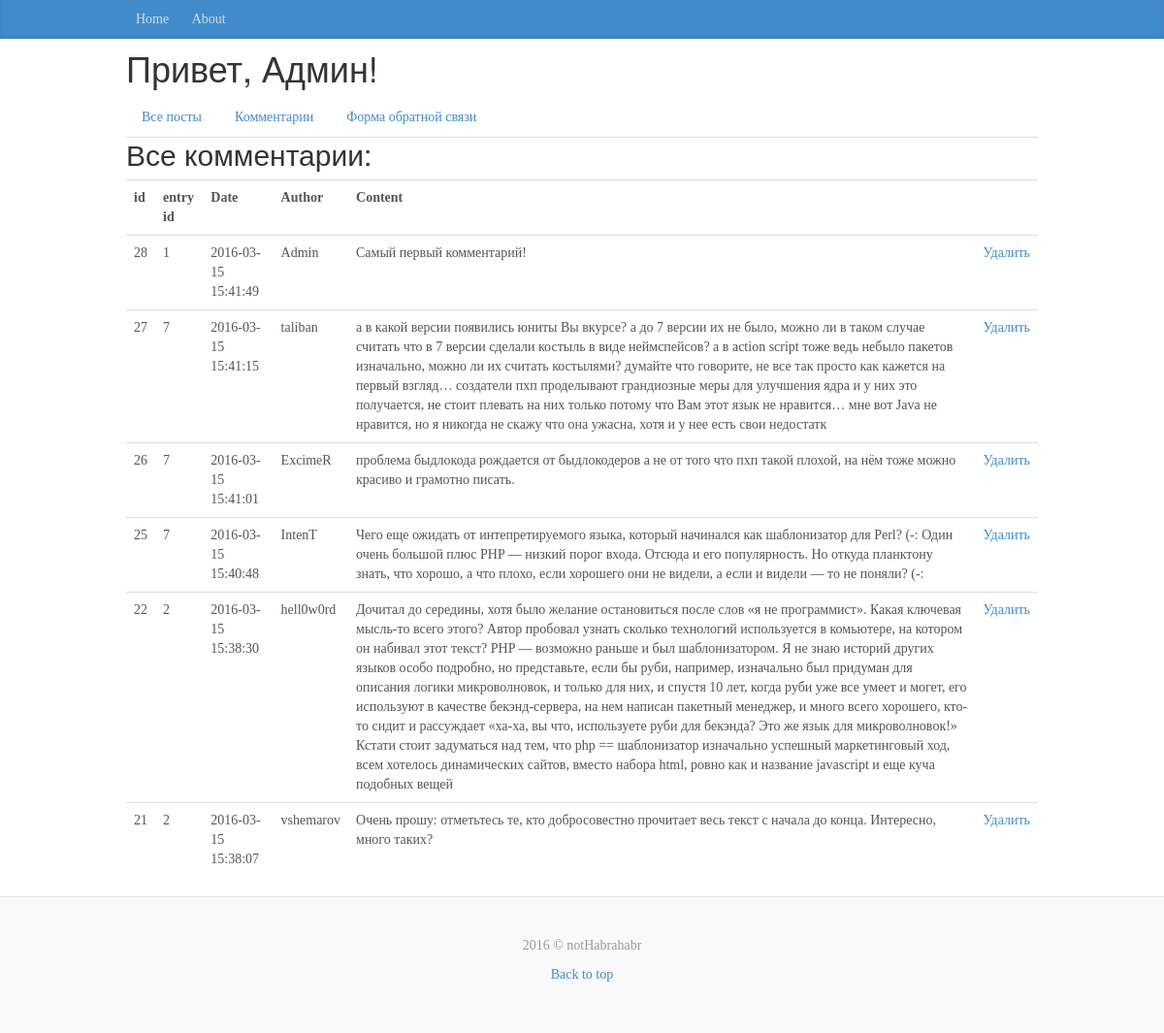
Screenshot of /admin/index.php?action=comments with the database file from the repository.
### tables this page shows
CREATE TABLE `comment` (
  `id` int(11) NOT NULL,
  `entry_id` int(11) NOT NULL,
  `date` text NOT NULL,
  `author` varchar(255) NOT NULL,
  `content` longtext NOT NULL
);

### models/articles.php (called while the page is built, shortened)
<?php
function comments_all($link)
{
    $query = "SELECT * FROM comment ORDER BY id DESC";
    $result = mysqli_query($link, $query);
    $n = mysqli_num_rows($result);
    $articles = array();
    for($i=0; $i<$n; $i++) {
        $row = mysqli_fetch_assoc($result);
        $articles[] = $row;
    }
    return $articles;
}

### templates/admin/comment_admin.php (the view)
<?php require('header_admin.php') ?>
    <h2>Все комментарии:</h2>
    <div class="tab-pane active">
        <table class="table table-hover">
            <tr>
                <th>id</th>
                <th>entry id</th>
                <th>Date</th>
                <th>Author</th>
                <th>Content</th>
                <th></th>
            </tr>
            <?php foreach($articles as $a): ?>
                <tr>
                    <td><?=$a['id']?></td>
                    <td><?=$a['entry_id']?></td>
                    <td><?=$a['date']?></td>
                    <td><?=$a['author']?></td>
                    <td><?=$a['content']?></td>
                    <td><a href="index.php?action=comment_delete&id=<?=$a['id']?>">Удалить</a></td>
                </tr>
            <?php endforeach ?>
        </table>
    </div>
<?php require('footer_admin.php') ?>

### admin/index.php (shortened to what this page needs)
<?php
require_once('../database.php');
require_once('../models/articles.php');
$link = db_connect();
$action = isset($_GET['action']) ? $_GET['action'] : '';
switch($action) {
    case 'comments':
        $articles = comments_all($link);
        include('../templates/admin/comment_admin.php');
        break;
}

### templates/admin/header_admin.php (shortened to what this page needs)
<!DOCTYPE html>
<html>
<head>
    <link href="../static/content/bootstrap.min.css" rel="stylesheet">
    <link href="../static/content/blog.css" rel="stylesheet">
    <link rel="stylesheet" type="text/css" href="../static/content/site.css" />
</head>
<div class="blog-masthead navbar-fixed-top">
    <div class="container">
        <nav class="blog-nav">
            <a class="blog-nav-item" href="../?">Home</a>
            <a class="blog-nav-item" href="../?act=about">About</a>
        </nav>
    </div>
</div>
<div class="container">
    <h1>Привет, Админ!</h1>
    <ul class="nav nav-tabs">
        <li><a href="?action=articles" >Все посты</a></li>
        <li><a href="?action=comments" >Комментарии</a></li>
        <li><a href="?action=forma" >Форма обратной связи</a></li>
    </ul>

### templates/admin/footer_admin.php (shortened to what this page needs)
</div>
<div class="blog-footer">
    <p>2016 &copy; notHabrahabr</p>
    <p>
        <a href="#">Back to top</a>
    </p>
</div>
</body>
</html>

### static/content/blog.css (style rules this page uses)
h1, .h1, h2, .h2, h3, .h3, h4, .h4, h5, .h5, h6, .h6 { margin-top: 0; font-family: "Helvetica Neue", Helvetica, Arial, sans-serif; font-weight: normal; color: #333; }
@media (min-width: 1200px) { .container { width: 970px; } }
.blog-masthead { background-color: #428bca; box-shadow: inset 0 -2px 5px rgba(0,0,0,.1); }
.blog-nav-item { position: relative; display: inline-block; padding: 10px; font-weight: 500; color: #cdddeb; }
.blog-footer { padding: 40px 0; color: #999; text-align: center; background-color: #f9f9f9; border-top: 1px solid #e5e5e5; }

### rows the page displays
comment: id "28", entry "1", date "2016-03-15 15:41:49", author "Admin", content "Самый первый комментарий!"
comment: id "27", entry "7", date "2016-03-15 15:41:15", author "taliban", content "а в какой версии появились юниты Вы вкурсе? а до 7 версии их не было, можно ли в таком случае считать что в 7 версии сделали костыль в виде неймспейсов? а в action script тоже ведь небыло пакетов изначально, можно ли их считать костылями? думайте что говорите, не все так просто как кажется на первый взгляд… создатели пхп проделывают грандиозные меры для улучшения ядра и у них это получается, не стоит плевать на них только потому что Вам этот язык не нравится… мне вот Java не нравится, но я никогда не скажу что она ужасна, хотя и у нее есть свои недостатк"
comment: id "26", entry "7", date "2016-03-15 15:41:01", author "ExcimeR", content "проблема быдлокода рождается от быдлокодеров а не от того что пхп такой плохой, на нём тоже можно красиво и грамотно писать."
comment: id "25", entry "7", date "2016-03-15 15:40:48", author "IntenT", content "Чего еще ожидать от интепретируемого языка, который начинался как шаблонизатор для Perl? (-: Один очень большой плюс PHP — низкий порог входа. Отсюда и его популярность. Но откуда планктону знать, что хорошо, а что плохо, если хорошего они не видели, а если и видели — то не поняли? (-:"
comment: id "22", entry "2", date "2016-03-15 15:38:30", author "hell0w0rd", content "Дочитал до середины, хотя было желание остановиться после слов «я не программист». Какая ключевая мысль-то всего этого? Автор пробовал узнать сколько технологий используется в комьютере, на котором он набивал этот текст? PHP — возможно раньше и был шаблонизатором. Я не знаю историй других языков особо подробно, но представьте, если бы руби, например, изначально был придуман для описания логики микроволновок, и только для них, и спустя 10 лет, когда руби уже все умеет и могет, его используют в качестве бекэнд-сервера, на нем написан пакетный менеджер, и много всего хорошего, кто-то сидит и рассуждает «ха-ха, вы что, используете руби для бекэнда? Это же язык для микроволновок!» Кстати стоит…"
comment: id "21", entry "2", date "2016-03-15 15:38:07", author "vshemarov", content "Очень прошу: отметьтесь те, кто добросовестно прочитает весь текст с начала до конца. Интересно, много таких?"
